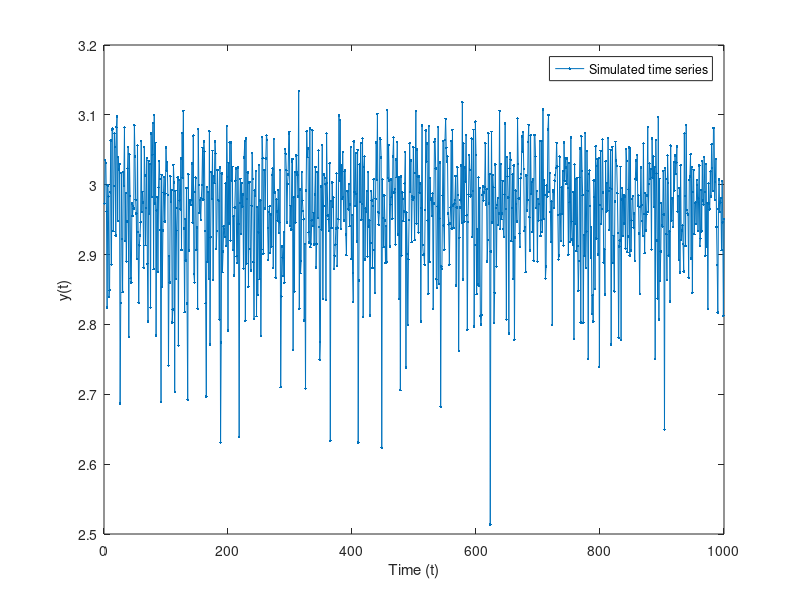

MATLAB code to generate this figure:
% Script 1.13.1
% Generates Weinbull random numbers

r3=wblrnd(3,45,1,1000);
plot(r3,'.-')
xlabel('Time (t)'); 
ylabel('y(t)');
legend('Simulated time series','Location','Best')

